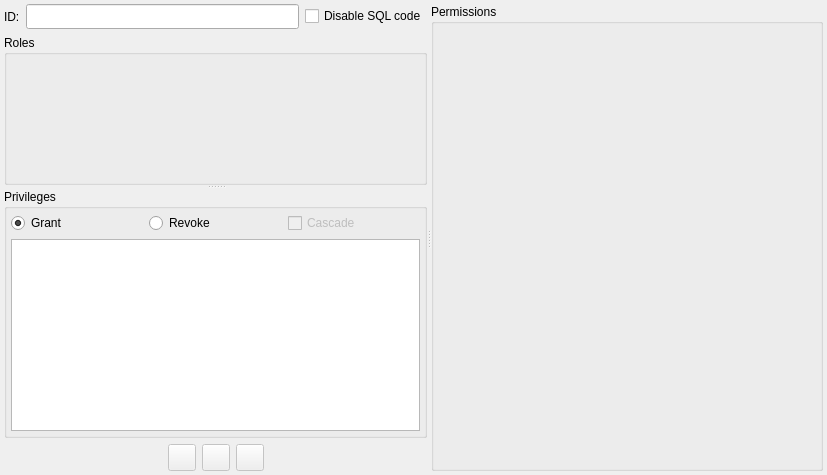
<?xml version="1.0" encoding="UTF-8"?>
<ui version="4.0">
 <class>PermissionWidget</class>
 <widget class="QWidget" name="PermissionWidget">
  <property name="geometry">
   <rect>
    <x>0</x>
    <y>0</y>
    <width>827</width>
    <height>475</height>
   </rect>
  </property>
  <property name="minimumSize">
   <size>
    <width>0</width>
    <height>0</height>
   </size>
  </property>
  <property name="maximumSize">
   <size>
    <width>16777215</width>
    <height>16777215</height>
   </size>
  </property>
  <property name="windowTitle">
   <string>Form</string>
  </property>
  <layout class="QGridLayout" name="permission_grid">
   <property name="leftMargin">
    <number>4</number>
   </property>
   <property name="topMargin">
    <number>4</number>
   </property>
   <property name="rightMargin">
    <number>4</number>
   </property>
   <property name="bottomMargin">
    <number>4</number>
   </property>
   <property name="spacing">
    <number>6</number>
   </property>
   <item row="0" column="0">
    <widget class="QSplitter" name="splitter_2">
     <property name="orientation">
      <enum>Qt::Horizontal</enum>
     </property>
     <widget class="QWidget" name="layoutWidget">
      <layout class="QVBoxLayout" name="verticalLayout">
       <item>
        <layout class="QHBoxLayout" name="horizontalLayout">
         <item>
          <widget class="QLabel" name="id_lbl">
           <property name="sizePolicy">
            <sizepolicy hsizetype="Fixed" vsizetype="Preferred">
             <horstretch>0</horstretch>
             <verstretch>0</verstretch>
            </sizepolicy>
           </property>
           <property name="maximumSize">
            <size>
             <width>16777215</width>
             <height>16777215</height>
            </size>
           </property>
           <property name="text">
            <string>ID:</string>
           </property>
          </widget>
         </item>
         <item>
          <widget class="QLineEdit" name="perm_id_edt">
           <property name="sizePolicy">
            <sizepolicy hsizetype="Expanding" vsizetype="Fixed">
             <horstretch>0</horstretch>
             <verstretch>0</verstretch>
            </sizepolicy>
           </property>
           <property name="minimumSize">
            <size>
             <width>0</width>
             <height>25</height>
            </size>
           </property>
           <property name="font">
            <font>
             <italic>true</italic>
            </font>
           </property>
           <property name="readOnly">
            <bool>true</bool>
           </property>
          </widget>
         </item>
         <item>
          <widget class="QCheckBox" name="perm_disable_sql_chk">
           <property name="text">
            <string>Disable SQL code</string>
           </property>
          </widget>
         </item>
        </layout>
       </item>
       <item>
        <widget class="QSplitter" name="splitter">
         <property name="orientation">
          <enum>Qt::Vertical</enum>
         </property>
         <widget class="QGroupBox" name="roles_gb">
          <property name="sizePolicy">
           <sizepolicy hsizetype="Expanding" vsizetype="Preferred">
            <horstretch>0</horstretch>
            <verstretch>0</verstretch>
           </sizepolicy>
          </property>
          <property name="minimumSize">
           <size>
            <width>0</width>
            <height>150</height>
           </size>
          </property>
          <property name="maximumSize">
           <size>
            <width>16777215</width>
            <height>16777215</height>
           </size>
          </property>
          <property name="title">
           <string>Roles</string>
          </property>
         </widget>
         <widget class="QGroupBox" name="privileges_gb">
          <property name="sizePolicy">
           <sizepolicy hsizetype="Preferred" vsizetype="Preferred">
            <horstretch>0</horstretch>
            <verstretch>0</verstretch>
           </sizepolicy>
          </property>
          <property name="minimumSize">
           <size>
            <width>0</width>
            <height>150</height>
           </size>
          </property>
          <property name="maximumSize">
           <size>
            <width>16777215</width>
            <height>16777215</height>
           </size>
          </property>
          <property name="title">
           <string>Privileges</string>
          </property>
          <layout class="QGridLayout" name="gridLayout">
           <property name="leftMargin">
            <number>4</number>
           </property>
           <property name="topMargin">
            <number>4</number>
           </property>
           <property name="rightMargin">
            <number>4</number>
           </property>
           <property name="bottomMargin">
            <number>4</number>
           </property>
           <property name="spacing">
            <number>6</number>
           </property>
           <item row="0" column="0">
            <widget class="QRadioButton" name="grant_rb">
             <property name="enabled">
              <bool>true</bool>
             </property>
             <property name="text">
              <string>Grant</string>
             </property>
             <property name="checked">
              <bool>true</bool>
             </property>
            </widget>
           </item>
           <item row="0" column="1">
            <widget class="QRadioButton" name="revoke_rb">
             <property name="text">
              <string>Revoke</string>
             </property>
            </widget>
           </item>
           <item row="0" column="2">
            <widget class="QCheckBox" name="cascade_chk">
             <property name="enabled">
              <bool>false</bool>
             </property>
             <property name="text">
              <string>Cascade</string>
             </property>
            </widget>
           </item>
           <item row="1" column="0" colspan="3">
            <widget class="QTableWidget" name="privileges_tbw">
             <property name="selectionMode">
              <enum>QAbstractItemView::SingleSelection</enum>
             </property>
             <property name="selectionBehavior">
              <enum>QAbstractItemView::SelectRows</enum>
             </property>
             <attribute name="horizontalHeaderVisible">
              <bool>false</bool>
             </attribute>
             <attribute name="horizontalHeaderStretchLastSection">
              <bool>true</bool>
             </attribute>
             <attribute name="verticalHeaderVisible">
              <bool>false</bool>
             </attribute>
             <column>
              <property name="text">
               <string>Privilege</string>
              </property>
             </column>
             <column>
              <property name="text">
               <string>GRANT OPTION</string>
              </property>
             </column>
            </widget>
           </item>
          </layout>
         </widget>
        </widget>
       </item>
       <item>
        <layout class="QHBoxLayout" name="horizontalLayout_2">
         <item>
          <spacer name="horizontalSpacer_2">
           <property name="orientation">
            <enum>Qt::Horizontal</enum>
           </property>
           <property name="sizeHint" stdset="0">
            <size>
             <width>35</width>
             <height>20</height>
            </size>
           </property>
          </spacer>
         </item>
         <item>
          <widget class="QToolButton" name="add_perm_tb">
           <property name="enabled">
            <bool>false</bool>
           </property>
           <property name="sizePolicy">
            <sizepolicy hsizetype="Preferred" vsizetype="Preferred">
             <horstretch>0</horstretch>
             <verstretch>0</verstretch>
            </sizepolicy>
           </property>
           <property name="toolTip">
            <string>Add Permission</string>
           </property>
           <property name="text">
            <string/>
           </property>
           <property name="icon">
            <iconset resource="../res/resources.qrc">
             <normaloff>:/icones/icones/adicionar.png</normaloff>:/icones/icones/adicionar.png</iconset>
           </property>
           <property name="iconSize">
            <size>
             <width>20</width>
             <height>20</height>
            </size>
           </property>
          </widget>
         </item>
         <item>
          <widget class="QToolButton" name="upd_perm_tb">
           <property name="enabled">
            <bool>false</bool>
           </property>
           <property name="sizePolicy">
            <sizepolicy hsizetype="Preferred" vsizetype="Preferred">
             <horstretch>0</horstretch>
             <verstretch>0</verstretch>
            </sizepolicy>
           </property>
           <property name="toolTip">
            <string>Update Permission</string>
           </property>
           <property name="text">
            <string/>
           </property>
           <property name="icon">
            <iconset resource="../res/resources.qrc">
             <normaloff>:/icones/icones/atualizar.png</normaloff>:/icones/icones/atualizar.png</iconset>
           </property>
           <property name="iconSize">
            <size>
             <width>20</width>
             <height>20</height>
            </size>
           </property>
          </widget>
         </item>
         <item>
          <widget class="QToolButton" name="cancel_tb">
           <property name="enabled">
            <bool>false</bool>
           </property>
           <property name="sizePolicy">
            <sizepolicy hsizetype="Preferred" vsizetype="Preferred">
             <horstretch>0</horstretch>
             <verstretch>0</verstretch>
            </sizepolicy>
           </property>
           <property name="toolTip">
            <string>Cancel Operation</string>
           </property>
           <property name="text">
            <string/>
           </property>
           <property name="icon">
            <iconset resource="../res/resources.qrc">
             <normaloff>:/icones/icones/fechar1.png</normaloff>:/icones/icones/fechar1.png</iconset>
           </property>
           <property name="iconSize">
            <size>
             <width>20</width>
             <height>20</height>
            </size>
           </property>
          </widget>
         </item>
         <item>
          <spacer name="horizontalSpacer">
           <property name="orientation">
            <enum>Qt::Horizontal</enum>
           </property>
           <property name="sizeHint" stdset="0">
            <size>
             <width>35</width>
             <height>20</height>
            </size>
           </property>
          </spacer>
         </item>
        </layout>
       </item>
      </layout>
     </widget>
     <widget class="QGroupBox" name="permissions_gb">
      <property name="sizePolicy">
       <sizepolicy hsizetype="Expanding" vsizetype="Expanding">
        <horstretch>0</horstretch>
        <verstretch>0</verstretch>
       </sizepolicy>
      </property>
      <property name="minimumSize">
       <size>
        <width>250</width>
        <height>0</height>
       </size>
      </property>
      <property name="maximumSize">
       <size>
        <width>16777215</width>
        <height>16777215</height>
       </size>
      </property>
      <property name="title">
       <string>Permissions</string>
      </property>
     </widget>
    </widget>
   </item>
  </layout>
 </widget>
 <tabstops>
  <tabstop>perm_id_edt</tabstop>
  <tabstop>perm_disable_sql_chk</tabstop>
  <tabstop>grant_rb</tabstop>
  <tabstop>revoke_rb</tabstop>
  <tabstop>cascade_chk</tabstop>
  <tabstop>privileges_tbw</tabstop>
  <tabstop>add_perm_tb</tabstop>
  <tabstop>upd_perm_tb</tabstop>
  <tabstop>cancel_tb</tabstop>
 </tabstops>
 <resources>
  <include location="../res/resources.qrc"/>
 </resources>
 <connections/>
</ui>
